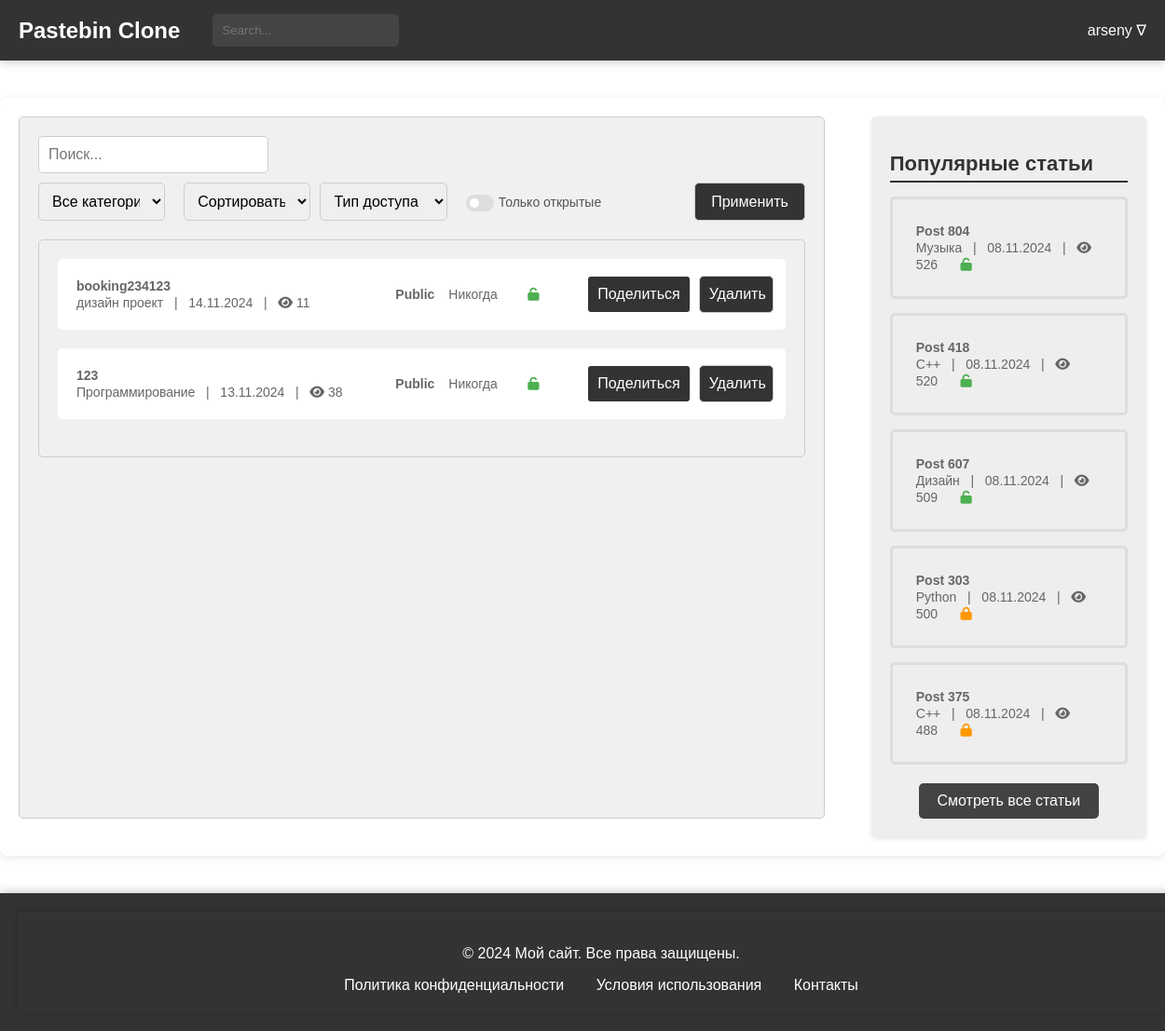
The app's page /users/posts/ (signed in), older data.
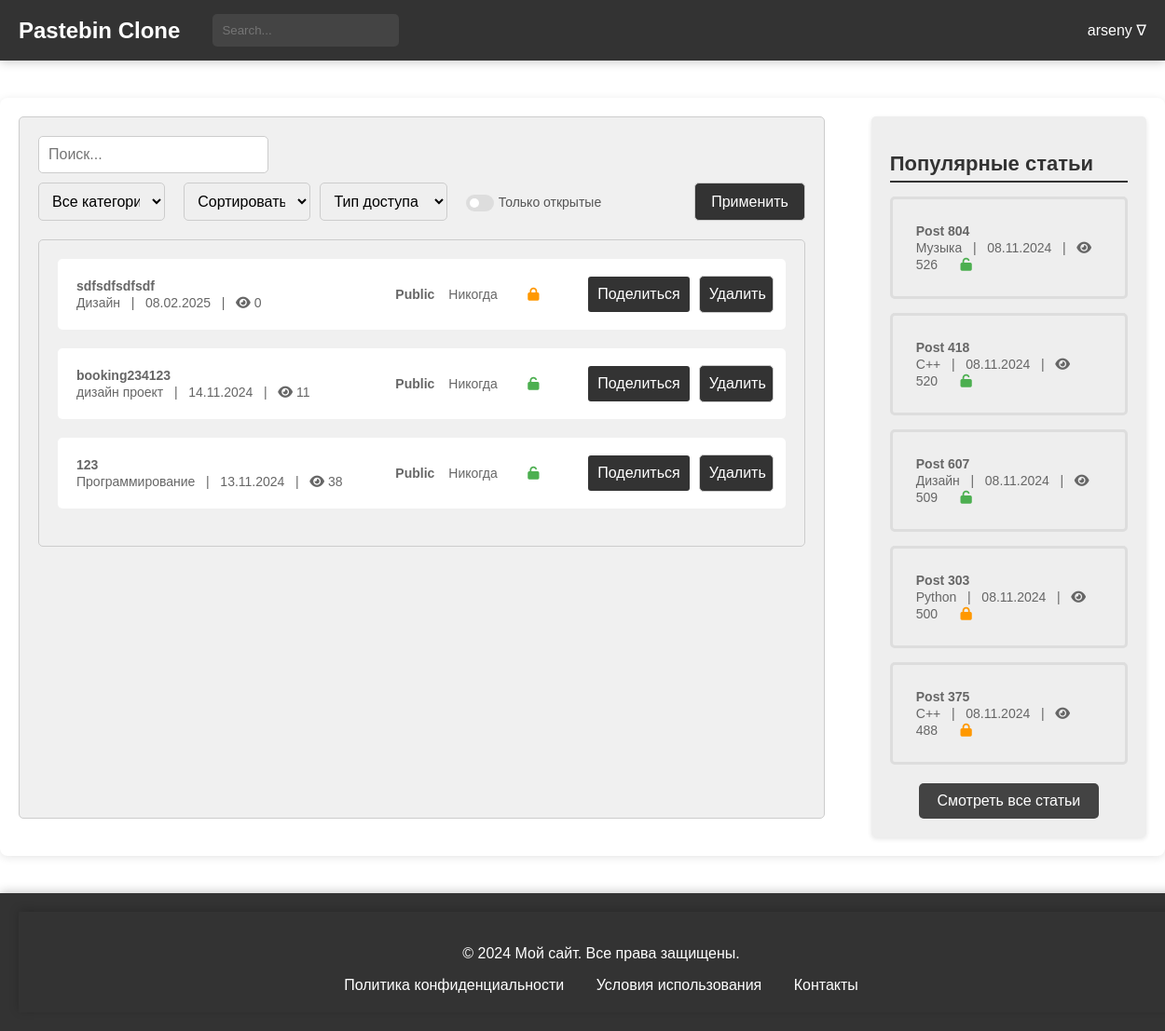
The same page, newer data.
### users/models.py (models this page shows, shortened)
class CustomUser(AbstractUser):
    bio = models.TextField(blank=True, null=True)
    favorites = models.ManyToManyField('blog.Paste', related_name='favorited_by', blank=True)
    address = models.CharField(max_length=100, blank=True, null=True)
    avatar = models.ImageField(upload_to='avatars/', blank=True, null=True)
    groups = models.ManyToManyField(
        'auth.Group',
        related_name='customuser_set',
        blank=True
    )
    user_permissions = models.ManyToManyField(
        'auth.Permission',
        related_name='customuser_set',
        blank=True
    )
    class Meta:
        verbose_name = "Пользователь"
        verbose_name_plural = "Пользователи"

### blog/models.py (models this page shows, shortened)
class Paste(models.Model):
    ACCESS_STATUS_CHOICES = [
        (0, 'Private'),
        (1, 'Public'),
        (2, 'Draft'),
    ]
    TIME_LIVE_CHOICES = [
        (None, 'Никогда'),
        (timedelta(minutes=2), 'Через 2 минуты'),
        (timedelta(hours=1), 'Через 1 час'),
        (timedelta(days=1), 'Через 1 день'),
        (timedelta(weeks=1), 'Через 1 неделю'),
    ]
    title = models.CharField(max_length=200)
    content = models.TextField()
    author = models.ForeignKey(User, on_delete=models.CASCADE)
    created_at = models.DateTimeField(auto_now_add=True)
    updated_at = models.DateTimeField(auto_now=True)
    slug = models.UUIDField(default=uuid.uuid4, editable=False, unique=True)
    tags = models.ManyToManyField(Tag, related_name='posts')
    category = models.ForeignKey(Category, on_delete=models.SET_NULL, null=True)
    access_status = models.IntegerField(choices=ACCESS_STATUS_CHOICES, default=1)
    time_live = models.DurationField(null=True, blank=True)
    password = models.CharField(max_length=100, null=True, blank=True)
    is_delete_after_read = models.BooleanField(default=False)
    views_count = models.PositiveIntegerField(default=0)
    favourite_count = models.PositiveIntegerField(default=0)
    def get_absolute_url(self):
        return reverse('blog:post-detail', kwargs={'slug': self.slug})
    def get_deletion_date(self):
        if self.time_live:
            deletion_date = timezone.now() + self.time_live
            return deletion_date.strftime('%d.%m.%Y')
        return "Никогда"
    def get_formatted_created_at(self):
        return self.created_at.strftime('%d.%m.%Y')
    class Meta:
        verbose_name = 'Паста'
        verbose_name_plural = 'Паста'

class Category(models.Model):
    name = models.CharField(max_length=30, unique=True)
    parent = models.ForeignKey(
        'self',
        on_delete=models.CASCADE,
        null=True, blank=True,
        related_name='subcategories'
    )
    def __str__(self):
        return self.name
    class Meta:
        verbose_name = 'Категория'
        verbose_name_plural = 'Категории'

### users/views.py (the view)
# urls.py: path('posts/', views.posts_list, name='posts-list'),
@login_required
def posts_list(request):
    user = request.user
    posts = Paste.objects.filter(author=user).order_by('-created_at')
    popular_posts = Paste.objects.order_by('-views_count')[:5]
    categories = Category.objects.all()
    category = request.GET.get('category')
    sort_by = request.GET.get('sort')
    access_status = request.GET.get('access_status')
    has_password = request.GET.get('has_password')
    search_query = request.GET.get('search', '')
    posts = sort_and_filter(posts, category, sort_by, access_status, has_password, search_query)
    return render(request, 'users_posts.html', {
        'posts': posts,
        'popular_posts': popular_posts,
        'categories': categories,
        'selected_category': category,
        'selected_sort': sort_by,
        'has_password': has_password,
        'search_query': search_query
    })

### general/context_processors.py (called while the page is built)
def unread_counts(request):
    if request.user.is_authenticated:
        unread_messages_count = Messages.objects.filter(user=request.user, is_checked=False).count()
        unread_notifications_count = Notifications.objects.filter(user=request.user, is_checked=False).count()
    else:
        unread_messages_count = 0
        unread_notifications_count = 0
    return {
        'unread_messages_count': unread_messages_count,
        'unread_notifications_count': unread_notifications_count,
    }

### users/templates/users_posts.html (shortened to what this page needs)
{% extends 'blog/temps/base.html' %}
{% load static %}
{% block head %}
    <link rel="stylesheet" type="text/css" href="{% static 'css/users_posts.css' %}">
{% endblock %}
{% block content %}
<main>
    <div class="main-container">
        <div class="post-filter">
            <form method="get" action="{% url 'users:posts-list' %}">
                <input type="search" name="search" placeholder="Поиск..." value="{{ search_query }}">
                <div style="display: flex; justify-content: space-between; margin-top: 10px;">
                    <select name="category" style="width: 35%;">
                        <option value="">Все категории</option>
                    </select>
                    <select name="sort" style="width: 35%; margin-left: 20px;">
                        <option value="">Сортировать по</option>
                    </select>
                    <select name="access_status" style="width: 35%; margin-left: 10px;">
                        <option value="">Тип доступа</option>
                    </select>
                    <div class="checkbox-container">
                        <label for="has_password">
                            <span>Только открытые</span>
                            <span></span>
                            <span></span>
                        </label>
                    </div>
                    <button type="submit" style="margin-left: 100px;">Применить</button>
                </div>
            </form>
            <div class="post-list">
                <ul>
                    {% for post in posts %}
                    <li class="post-item">
                        <div class="post-details">
                            <a href="{% url 'blog:post-detail' post.slug %}">
                                <span class="article-title">{{ post.title }}</span>
                                <br>
                                <span class="article-meta">{{ post.category }} &nbsp; | &nbsp; {{ post.get_formatted_created_at }} &nbsp; |  &nbsp;
                                    <i class="fa fa-eye"></i> <span class="view-count">{{post.views_count}}</span></span>
                            </a>
                        </div>
                        <div class="post-actions">
                            <span class="post-status">{{ post.get_access_status_display }}</span>
                            <span class="post-time">{{ post.get_deletion_date }}</span>
                            {% if post.password %}
                            <span><i class="fa fa-lock" aria-hidden="true" style="color: #FF9800;"></i></span>
                            {% else %}
                            <span><i class="fa fa-unlock" aria-hidden="true" style="color: #4CAF50;"></i></span>
                            {% endif %}
                            <button class="post-share-button" onclick="copyToClipboard('{{ post.get_absolute_url }}')">
                                Поделиться
                            </button>
                            <form method="post" action="{% url 'blog:post-delete' post.id %}">
                                <button type="submit">Удалить</button>
                            </form>
                        </div>
                    </li>
                    {% endfor %}
                </ul>
            </div>
        </div>
        {% include 'blog/temps/popular_posts.html' %}
    </div>
</main>
{% endblock %}

### blog/templates/blog/temps/base.html (shortened to what this page needs)
{% load static %}
<!DOCTYPE html>
<html lang="en">
<head>
    {% block head %}{% endblock %}
</head>
<body>
{% include 'blog/temps/header.html' %}
{% block content %}
{% endblock %}
{% include 'blog/temps/footer.html' %}
</body>
</html>

### blog/templates/blog/temps/header.html (shortened to what this page needs)
{% load static %}
<head>
    <link rel="stylesheet" type="text/css" href="{% static 'css/header.css' %}">
</head>
<header>
    <div class="header-container">
        <a href="{% url 'blog:index' %}" style='all: unset;'>
            <div class="header-logo">Pastebin Clone</div>
        </a>
        <div class="header-search">
            <form method="get" action="{% url 'blog:posts-list' %}">
                <input type="search" name="search" placeholder="Search..." value="{{ search_query }}">
            </form>
        </div>
        {% if request.user.is_authenticated %}
        <div class="header-auth">
            <span class="dropdown-toggle" style="margin-left: 10px; position: relative;">
                {{ request.user.username }} &#8711;
            </span>
        </div>
        {% else %}
        <div class="header-auth">
            <a href="{% url 'users:login' %}" class="auth-link">Log In /</a>
            <a href="{% url 'users:register' %}" class="auth-link">Sign In</a>
        </div>
        {% endif %}
    </div>
</header>

### blog/templates/blog/temps/popular_posts.html
{% load static %}
<head>
    <link rel="stylesheet" type="text/css" href="{% static 'css/popular_posts.css' %}">
    <link rel="stylesheet" href="https://cdnjs.cloudflare.com/ajax/libs/font-awesome/6.0.0-beta3/css/all.min.css">
</head>
<div class="right-block">
    <h2>Популярные статьи</h2>
    <ul>
        {% for popular_post in popular_posts %}
        <li>
            <a href="{% url 'blog:post-detail' popular_post.slug %}">
                <span class="article-title">{{popular_post.title}}</span>
                <br>
                <span class="article-meta">{{ popular_post.category }} &nbsp; | &nbsp; {{ popular_post.get_formatted_created_at }} &nbsp; |  &nbsp;
                                    <i class="fa fa-eye"></i> <span
                            class="view-count">{{popular_post.views_count}}</span></span>
                {% if popular_post.password %}
                <span><i class="fa fa-lock" aria-hidden="true" style="color: #FF9800;"></i></span>
                {% else %}
                <span><i class="fa fa-unlock" aria-hidden="true" style="color: #4CAF50;"></i></span>
                {% endif %}
            </a>
        </li>
        {% endfor %}
    </ul>
     <div class="all-posts-link">
        <a href="{% url 'blog:posts-list' %}">Смотреть все статьи</a>
    </div>
</div>

### blog/templates/blog/temps/footer.html
{% load static %}
<head>
    <link rel="stylesheet" type="text/css" href="{% static 'css/footer.css' %}">
</head>
<footer>
    <div class="footer-container">
    <p>&copy; 2024 Мой сайт. Все права защищены.</p>
    <ul>
        <li><a href="#">Политика конфиденциальности</a></li>
        <li><a href="#">Условия использования</a></li>
        <li><a href="#">Контакты</a></li>
    </ul>
</div>
</footer>

### users/static/css/users_posts.css (style rules this page uses)
body { margin: 0; padding: 0; font-family: Arial, sans-serif; }
.main-container { display: flex; justify-content: space-between; max-width: 1400px; margin: 40px auto; padding: 20px; box-shadow: 0 2px 10px rgba(0, 0, 0, 0.1); border-radius: 8px; background-color: #ffffff; }
.right-block { width: 30%; background-color: #eeeeee; padding: 20px; height: auto; border-radius: 5px; margin-left: 50px; }
.post-list ul { list-style: none; padding: 0; margin: 0; }
.post-list li { margin-bottom: 20px; }
.post-list a { display: block; padding: 10px; background-color: #fff; border-radius: 5px; text-decoration: none; color: #333; transition: background-color 0.3s; }
.post-list span { font-size: 14px; color: #666; }
.post-filter { background-color: #f0f0f0; padding: 20px; border: 1px solid #ccc; border-radius: 5px; margin-bottom: 20px; }
.post-filter form { display: flex; flex-wrap: wrap; justify-content: space-between; }
.post-filter input[type="search"], .post-filter select, .post-filter button[type="submit"] { width: 30%; padding: 10px; font-size: 16px; border: 1px solid #ccc; border-radius: 5px; }
.post-filter button[type="submit"] { background-color: #333; color: #fff; cursor: pointer; margin-left: auto; }
.post-list { background-color: #f0f0f0; border: 1px solid #ccc; border-radius: 5px; margin-top: 20px; padding: 20px; }
.post-item { display: flex; justify-content: space-between; align-items: center; margin-bottom: 20px; background-color: #fff; padding: 10px; border-radius: 5px; transition: background-color 0.3s; }
.post-details { display: flex; flex-direction: column; gap: 10px; }
.post-actions { display: flex; align-items: center; justify-content: space-between; min-width: 350px; }
.post-actions span { margin-right: 15px; }
.post-actions form { display: inline; margin: 0; padding: 0; }
.post-actions button { width: 30%; padding: 10px; font-size: 16px; background-color: #333; color: white; border: none; border-radius: 3px; cursor: pointer; transition: background-color 0.3s; min-width: 80px; }
.post-time { color: #FF9800; min-width: 120px; display: inline-block; }
.post-status { font-weight: bold; color: #4CAF50; }
.post-time { color: #FF9800; }
.right-block h2 { font-size: 22px; font-weight: bold; margin-bottom: 15px; color: #333; border-bottom: 2px solid #333333FF; padding-bottom: 5px; }
.right-block ul { list-style: none; padding: 0; margin: 0; }
.right-block li { margin-bottom: 15px; padding: 10px; border: 3px solid #ddd; border-radius: 5px; transition: background-color 0.3s; }
.right-block a { display: block; padding: 15px; color: #333; text-decoration: none; border-radius: 5px; transition: background-color 0.3s; }
.right-block span { font-size: 14px; color: #666; }
.right-block i { font-size: 14px; margin-right: 5px; }
.article-title { font-weight: bold; font-size: 34px; }
.post-share-button { padding: 5px 15px; background-color: #f44336; color: white; border: none; border-radius: 3px; cursor: pointer; transition: background-color 0.3s; min-width: 80px; margin-right: 10px; }
.post-actions i.fa-lock { color: #FF9800; }
.post-actions i.fa-unlock { color: #4CAF50; }
.post-actions i.fa-lock, .post-actions i.fa-unlock { margin-left: -50px; }
.view-count { margin-left: 0; }
.checkbox-container { margin-left: 20px; display: flex; align-items: center; }
.checkbox-container label { position: relative; display: flex; align-items: center; cursor: pointer; font-size: 18px; color: #555; white-space: nowrap; }
.checkbox-container label span:first-child { position: relative; padding-left: 35px; font-size: 14px; }
.checkbox-container label span:nth-child(2) { position: absolute; left: 0; top: 0; width: 30px; height: 18px; background-color: #ddd; border-radius: 15px; transition: 0.3s; }
.checkbox-container label span:nth-child(3) { position: absolute; left: 4px; top: 4px; width: 10px; height: 10px; background-color: #fff; border-radius: 50%; transition: 0.3s; }

Row changes from the older to the newer data that the page shows:
added Paste: title "sdfsdfsdfsdf", category "Дизайн", get_formatted_created_at "08.02.2025", views_count "0", access_status "Public", get_deletion_date "Никогда"
